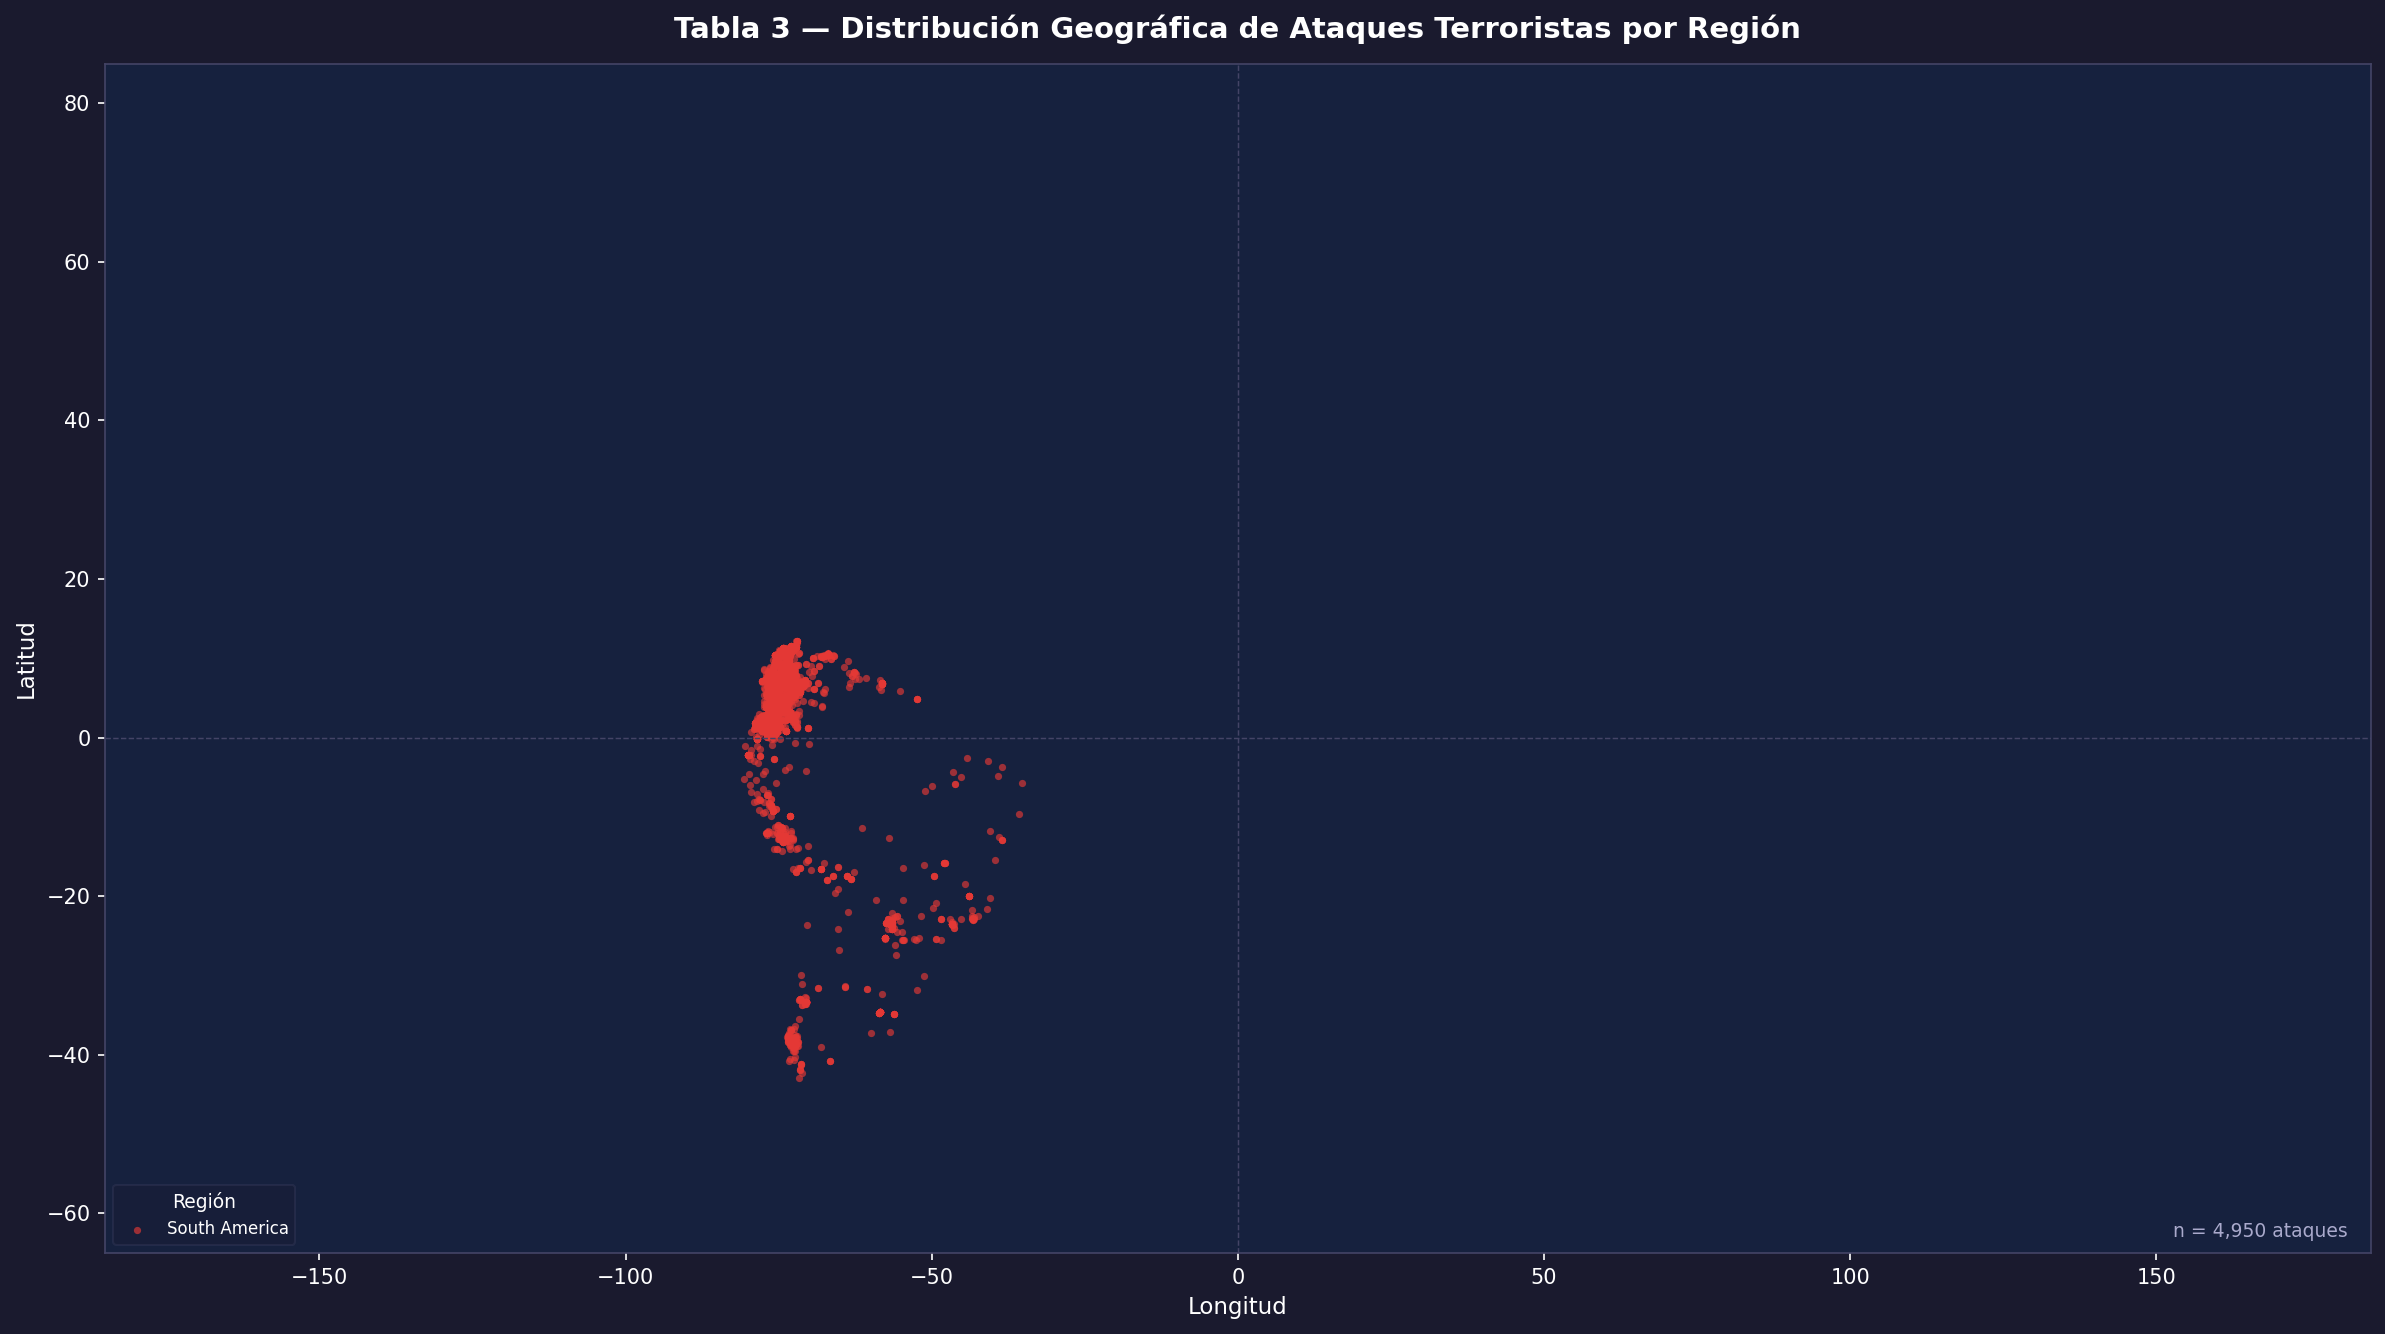

Generate this figure with Python:
"""
Tabla 3 - Geolocalización
Columnas: LATITUDE, LONGITUDE, REGION_TXT, COUNTRY_TXT
Gráfico: Scatter - Distribución geográfica de ataques coloreada por región
"""

import pandas as pd
import numpy as np
import matplotlib.pyplot as plt
import matplotlib.patches as mpatches
import warnings
warnings.filterwarnings('ignore')

cols = ['LATITUDE', 'LONGITUDE', 'REGION_TXT', 'COUNTRY_TXT', 'IYEAR']
df = pd.read_excel('../GTD_5156.xlsx', usecols=cols)
df = df.dropna(subset=['LATITUDE', 'LONGITUDE'])
df = df[(df['LATITUDE'].between(-90, 90)) & (df['LONGITUDE'].between(-180, 180))]

regiones = df['REGION_TXT'].unique()
colores_lista = [
    '#E53935','#FB8C00','#FDD835','#43A047','#00ACC1',
    '#1E88E5','#8E24AA','#D81B60','#6D4C41','#546E7A','#00897B','#FFB300'
]
color_map = {r: colores_lista[i % len(colores_lista)] for i, r in enumerate(sorted(regiones))}
df['color'] = df['REGION_TXT'].map(color_map)

fig, ax = plt.subplots(figsize=(16, 9))
fig.patch.set_facecolor('#1a1a2e')
ax.set_facecolor('#16213e')

for region in sorted(regiones):
    sub = df[df['REGION_TXT'] == region]
    ax.scatter(sub['LONGITUDE'], sub['LATITUDE'],
               c=color_map[region], s=12, alpha=0.65, linewidths=0,
               label=region)

ax.set_xlim(-185, 185)
ax.set_ylim(-65, 85)
ax.set_xlabel('Longitud', fontsize=11, color='white')
ax.set_ylabel('Latitud', fontsize=11, color='white')
ax.set_title('Tabla 3 — Distribución Geográfica de Ataques Terroristas por Región', fontsize=14, fontweight='bold', color='white', pad=12)
ax.tick_params(colors='white')
for spine in ax.spines.values():
    spine.set_edgecolor('#444466')

ax.axhline(0, color='#444466', linewidth=0.7, linestyle='--')
ax.axvline(0, color='#444466', linewidth=0.7, linestyle='--')

legend = ax.legend(title='Región', fontsize=8, title_fontsize=9,
                   loc='lower left', framealpha=0.3,
                   labelcolor='white', facecolor='#1a1a2e', edgecolor='#444466')
legend.get_title().set_color('white')

ax.text(0.99, 0.01, f'n = {len(df):,} ataques', transform=ax.transAxes,
        ha='right', va='bottom', fontsize=9, color='#aaaacc')

plt.tight_layout()
plt.savefig('tabla3_geo_scatter.png', dpi=150, bbox_inches='tight', facecolor=fig.get_facecolor())
plt.show()
print("Guardado: tabla3_geo_scatter.png")
